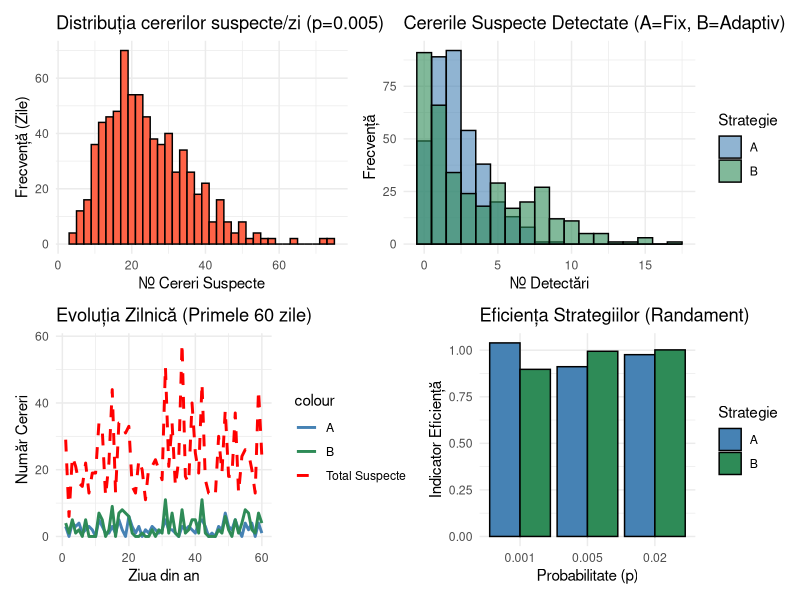
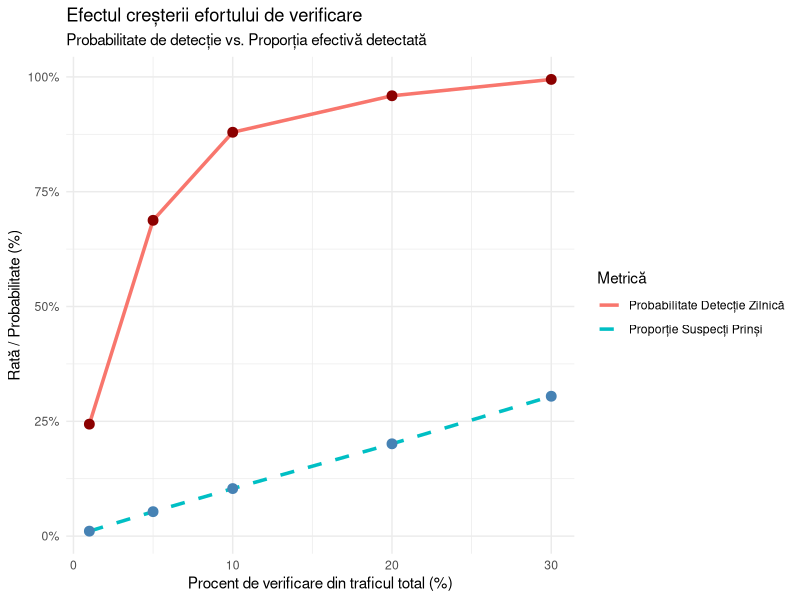

Recreate these plots in R, in order.
# Instalare pachete (dacă nu le aveți deja)
# install.packages(c("tidyverse", "patchwork"))

library(tidyverse)
library(patchwork)

# Setăm seed-ul pentru ca rezultatele să fie identice la fiecare rulare
set.seed(2026)

# ==============================================================================
# 1 & 2. PARAMETRII GENERALI ȘI GENERAREA TRAFICULUI
# ==============================================================================
zile_an <- 365
media_zilnica <- 5000 
dispersia_nb <- 5 # Parametru pentru a crea fluctuații mari de trafic (zile foarte aglomerate)

# Generăm traficul total pentru un an (Folosim Binomială Negativă)
total_cereri <- rnbinom(zile_an, size = dispersia_nb, mu = media_zilnica)

# ==============================================================================
# 3 & 4. FUNCȚIA DE SIMULARE (Pentru scenariile p și Strategii)
# ==============================================================================
simuleaza_scenariu <- function(p_suspect) {
  
  # Generăm cererile suspecte din traficul total (Distribuție Binomială)
  cereri_suspecte <- rbinom(zile_an, size = total_cereri, prob = p_suspect)
  cereri_normale  <- total_cereri - cereri_suspecte
  
  # --- STRATEGIA A: Aleatoare Simplă (Fix 10% din trafic) ---
  pct_fix <- 0.10
  verificate_A <- round(total_cereri * pct_fix)
  
  # --- STRATEGIA B: Adaptivă ---
  # Verificăm 5% în zilele liniștite și 20% în zilele cu trafic mai mare decât media
  pct_adaptiv <- ifelse(total_cereri > mean(total_cereri), 0.20, 0.05)
  verificate_B <- round(total_cereri * pct_adaptiv)
  
  # --- DETECȚIE (Distribuție Hipergeometrică - extragere fără revenire) ---
  # rhyper(nr_zile, bile_albe(suspecte), bile_negre(normale), extrageri)
  detectate_A <- rhyper(zile_an, cereri_suspecte, cereri_normale, verificate_A)
  nedetectate_A <- cereri_suspecte - detectate_A
  
  detectate_B <- rhyper(zile_an, cereri_suspecte, cereri_normale, verificate_B)
  nedetectate_B <- cereri_suspecte - detectate_B
  
  # Asamblăm totul într-un dataframe
  data.frame(
    Ziua = 1:zile_an,
    Total_Cereri = total_cereri,
    Suspecte = cereri_suspecte,
    Normale = cereri_normale,
    P_Scenariu = as.factor(p_suspect),
    Verificate_A = verificate_A, Detectate_A = detectate_A, Nedetectate_A = nedetectate_A,
    Verificate_B = verificate_B, Detectate_B = detectate_B, Nedetectate_B = nedetectate_B
  )
}

# Rulăm simularea pentru cele 3 scenarii cerute
scenarii <- c(0.001, 0.005, 0.02)
# map_dfr aplică funcția pe fiecare probabilitate și lipește tabelele rezultate
date_simulare <- map_dfr(scenarii, simuleaza_scenariu)

# Transformăm formatul datelor ("long format") pentru a putea grupa strategiile A și B
date_long <- date_simulare %>%
  pivot_longer(
    cols = matches("_[AB]$"), 
    names_to = c(".value", "Strategie"), 
    names_pattern = "(.*)_(.)"
  )

# ==============================================================================
# 5. CALCULUL METRICILOR (pe Scenariu și Strategie)
# ==============================================================================
metrici <- date_long %>%
  group_by(P_Scenariu, Strategie) %>%
  summarise(
    # Prob. empirică de a detecta cel puțin 1 pe zi (Zile cu detecție / 365)
    Prob_Detectie_1_Zi = mean(Detectate > 0),
    
    # Proporții (evităm împărțirea la 0 pentru zilele perfect curate)
    Prop_Medie_Detectate = mean(ifelse(Suspecte == 0, 0, Detectate / Suspecte)),
    Prop_Medie_Nedetectate = mean(ifelse(Suspecte == 0, 0, Nedetectate / Suspecte)),
    Medie_Verificari = mean(Verificate),
    
    # INDICATOR DE EFICIENȚĂ PROPUS: "Randamentul Detecției"
    Eficienta = Prop_Medie_Detectate / mean(Verificate / Total_Cereri),
    .groups = "drop"
  )

print("--- Tabel Metrici de Performanta ---")
print(metrici)

# ==============================================================================
# 6. REPREZENTĂRI GRAFICE (Folosim p=0.005 pentru claritate)
# ==============================================================================
date_plot <- date_long %>% filter(P_Scenariu == "0.005")

# 6.1 Histograma cererilor suspecte zilnice
plot_suspecte <- ggplot(date_plot, aes(x = Suspecte)) +
  geom_histogram(fill = "tomato", color = "black", binwidth = 2) +
  theme_minimal() +
  labs(title = "Distribuția cererilor suspecte/zi (p=0.005)", x = "Nr. Cereri Suspecte", y = "Frecvență (Zile)")

# 6.2 Histograma detectărilor (Comparativ A vs B)
plot_detectate <- ggplot(date_plot, aes(x = Detectate, fill = Strategie)) +
  geom_histogram(position = "identity", alpha = 0.6, binwidth = 1, color="black") +
  theme_minimal() +
  scale_fill_manual(values = c("A" = "steelblue", "B" = "seagreen")) +
  labs(title = "Cererile Suspecte Detectate (A=Fix, B=Adaptiv)", x = "Nr. Detectări", y = "Frecvență")

# 6.3 Evoluția zilnică (Afișăm doar primele 60 de zile pentru lizibilitate)
plot_evolutie <- ggplot(date_plot %>% filter(Ziua <= 60), aes(x = Ziua)) +
  geom_line(aes(y = Suspecte, color = "Total Suspecte"), linewidth = 1, linetype="dashed") +
  geom_line(aes(y = Detectate, color = Strategie), linewidth = 1) +
  theme_minimal() +
  scale_color_manual(values = c("Total Suspecte" = "red", "A" = "steelblue", "B" = "seagreen")) +
  labs(title = "Evoluția Zilnică (Primele 60 zile)", x = "Ziua din an", y = "Număr Cereri")

# 6.4 Grafic Comparativ - Indicatorul de Eficiență pe toate cele 3 scenarii
plot_eficienta <- ggplot(metrici, aes(x = P_Scenariu, y = Eficienta, fill = Strategie)) +
  geom_col(position = "dodge", color="black") +
  theme_minimal() +
  scale_fill_manual(values = c("A" = "steelblue", "B" = "seagreen")) +
  labs(title = "Eficiența Strategiilor (Randament)", x = "Probabilitate (p)", y = "Indicator Eficiență")

# Afișarea graficelor (necesită pachetul 'patchwork')
(plot_suspecte | plot_detectate) / (plot_evolutie | plot_eficienta)

# ==============================================================================
# 7. SIMULAREA PENTRU MULTIPLE PROCENTE DE VERIFICARE
# ==============================================================================

# --- REZOLVAREA BUG-ULUI: Generăm datele de bază în mediul global pentru test ---
p_suspect_test <- 0.005 
cereri_suspecte_globale <- rbinom(zile_an, size = total_cereri, prob = p_suspect_test)
cereri_normale_globale  <- total_cereri - cereri_suspecte_globale
# --------------------------------------------------------------------------------

# Definim vectorul de procente cerut
procente_verificare <- c(0.01, 0.05, 0.10, 0.20, 0.30)

# Aplicăm o funcție iterativă (map_dfr) pentru a calcula metricile fiecărui procent
rezultate_procente <- map_dfr(procente_verificare, function(pct) {
  
  # Calculăm câte cereri sunt verificate efectiv pe zi
  verificate <- round(total_cereri * pct)
  
  # Simulăm detecția folosind variabilele globale corectate
  detectate <- rhyper(zile_an, cereri_suspecte_globale, cereri_normale_globale, verificate)
  
  # Returnăm un rând de tabel cu rezultatele
  data.frame(
    Procent_Verificare = paste0(pct * 100, "%"),
    Prob_Detectie_Min_1 = mean(detectate > 0),
    Proportie_Medie_Detectata = mean(ifelse(cereri_suspecte_globale == 0, 0, detectate / cereri_suspecte_globale))
  )
})

# Afișăm tabelul în consolă
print("--- Efectul creșterii procentului de verificare ---")
print(rezultate_procente)

# Transformăm coloana Procent în număr pentru grafic
grafic_data <- rezultate_procente %>%
  mutate(Procent_Numeric = as.numeric(gsub("%", "", Procent_Verificare)))

ggplot(grafic_data, aes(x = Procent_Numeric)) +
  geom_line(aes(y = Prob_Detectie_Min_1, color = "Probabilitate Detecție Zilnică"), linewidth = 1.2) +
  geom_point(aes(y = Prob_Detectie_Min_1), size = 3, color = "darkred") +
  geom_line(aes(y = Proportie_Medie_Detectata, color = "Proporție Suspecți Prinși"), linewidth = 1.2, linetype = "dashed") +
  geom_point(aes(y = Proportie_Medie_Detectata), size = 3, color = "steelblue") +
  theme_minimal() +
  scale_y_continuous(labels = scales::percent_format(accuracy = 1)) +
  labs(
    title = "Efectul creșterii efortului de verificare",
    subtitle = "Probabilitate de detecție vs. Proporția efectivă detectată",
    x = "Procent de verificare din traficul total (%)",
    y = "Rată / Probabilitate (%)",
    color = "Metrică"
  )
